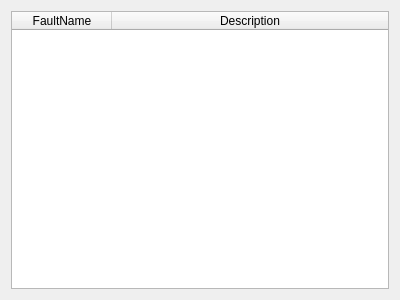
<?xml version="1.0" encoding="UTF-8"?>
<ui version="4.0">
 <class>FaultsConfigurationWizardPage</class>
 <widget class="QWizardPage" name="FaultsConfigurationWizardPage">
  <property name="geometry">
   <rect>
    <x>0</x>
    <y>0</y>
    <width>400</width>
    <height>300</height>
   </rect>
  </property>
  <property name="windowTitle">
   <string>WizardPage</string>
  </property>
  <property name="title">
   <string>Diagnostics Configuration</string>
  </property>
  <property name="subTitle">
   <string>Configure which diagnostic fault conditions this function block should control. These will be mapped to DTC codes in the tool.</string>
  </property>
  <layout class="QGridLayout" name="gridLayout">
   <item row="0" column="0">
    <widget class="QTableWidget" name="errorConditionsTable">
     <attribute name="horizontalHeaderStretchLastSection">
      <bool>true</bool>
     </attribute>
     <attribute name="verticalHeaderVisible">
      <bool>false</bool>
     </attribute>
     <column>
      <property name="text">
       <string>FaultName</string>
      </property>
     </column>
     <column>
      <property name="text">
       <string>Description</string>
      </property>
     </column>
    </widget>
   </item>
  </layout>
 </widget>
 <resources/>
 <connections/>
</ui>
